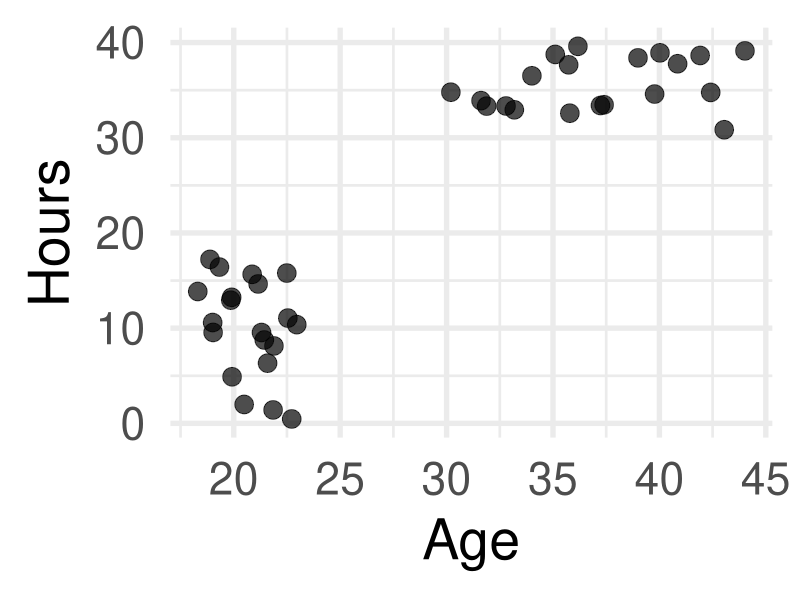
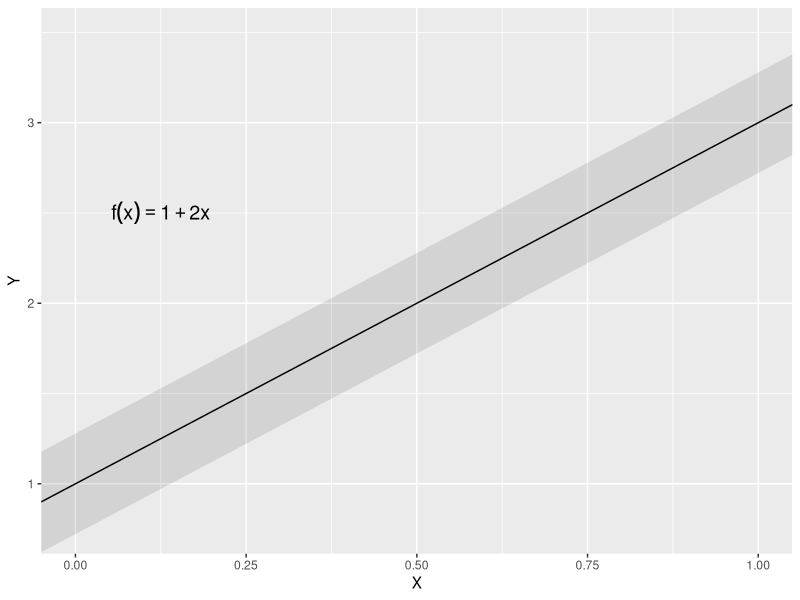
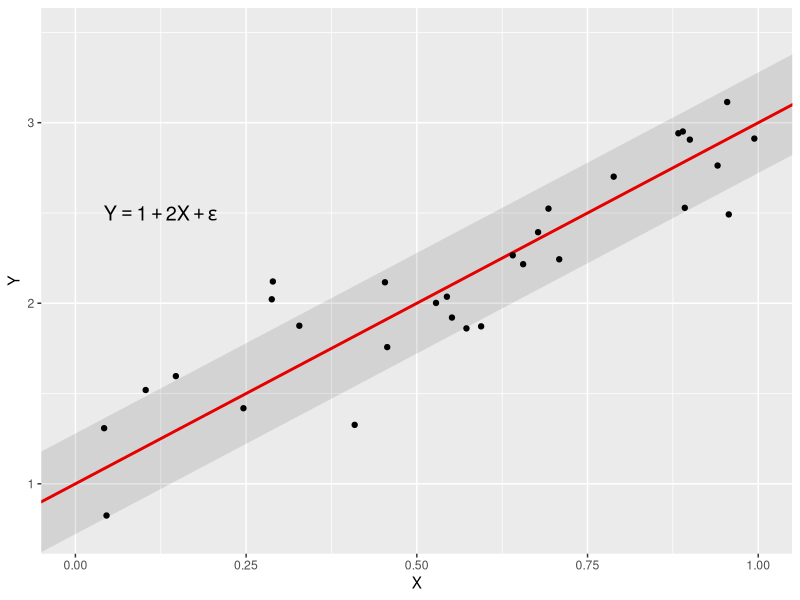
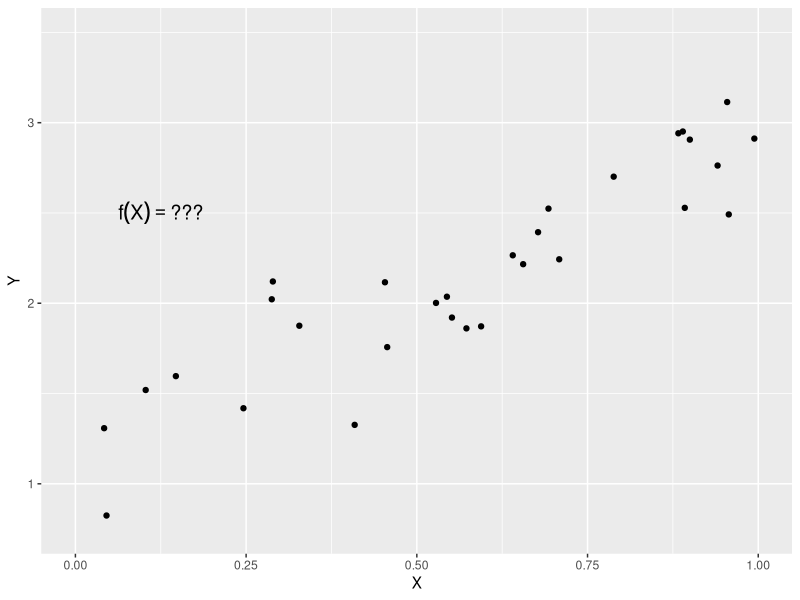
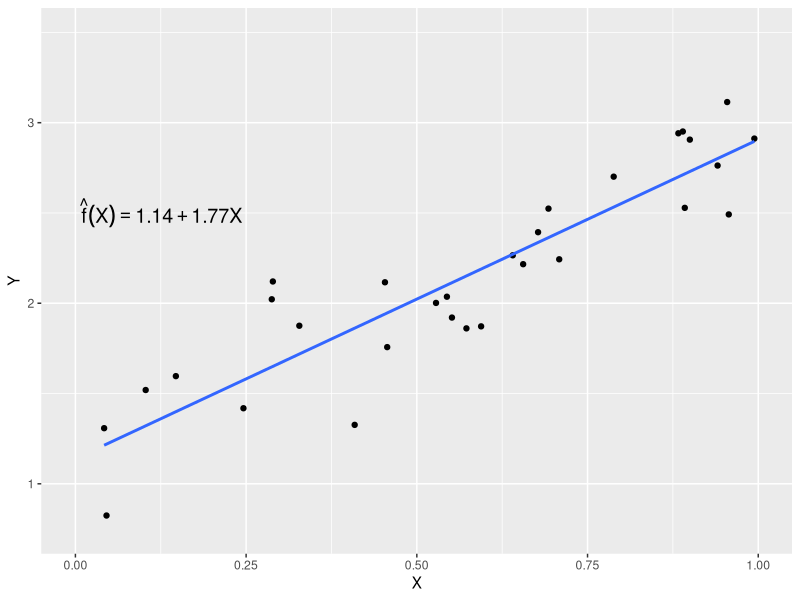
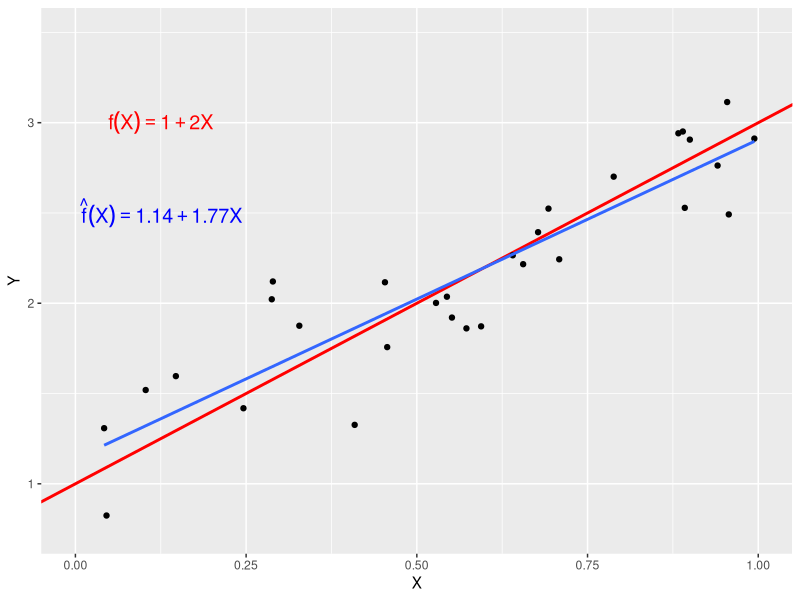
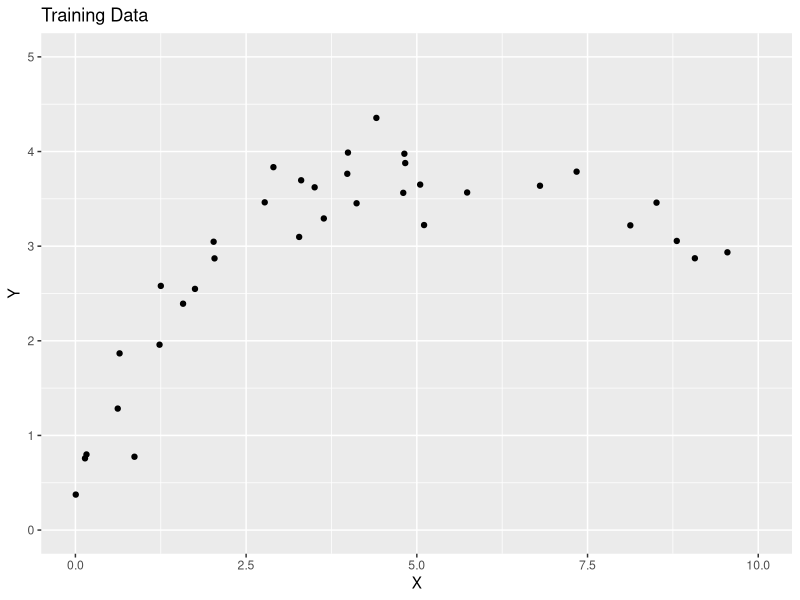
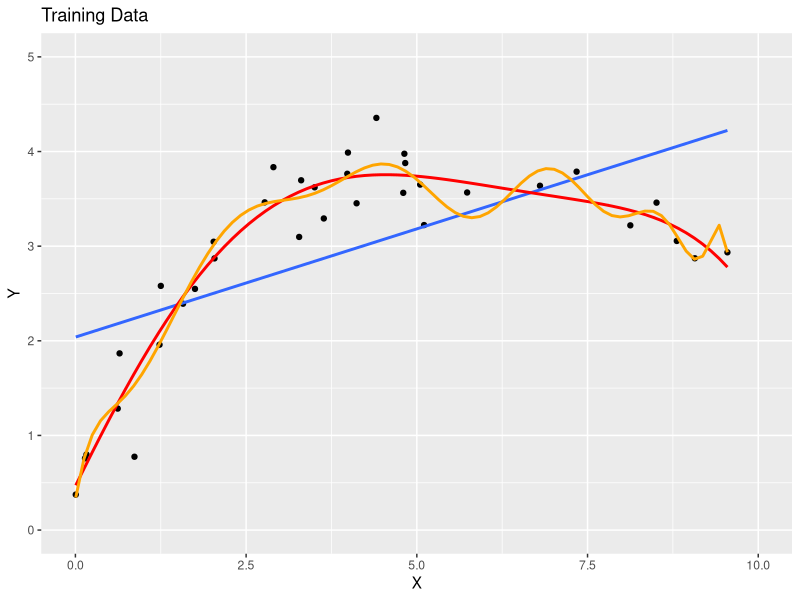

Generate these figures, in order, with R:
## ---- chunk 1
#| include: false
#| warning: false
#| message: false

knitr::opts_chunk$set(echo = TRUE, warning = FALSE, message = FALSE,
                      fig.retina = 3, fig.align = 'center')
library(knitr)
library(tidyverse)
library(palmerpenguins)
## ---- chunk 2
#| fig-asp: 1
#| echo: false
set.seed(1)
data <- data.frame(Age=c(runif(20,18,23),runif(20,30,45)),
                   Hours=c(runif(20,0,20),runif(20,30,40)))
ggplot(data,aes(x=Age,y=Hours))+geom_point(size=6,alpha=0.7)+theme_minimal(base_size=40)
## ---- chunk 3
#| echo: false
set.seed(123)
n <- 30
X = runif(n, 0, 1 )
E = rnorm(n, 0, .25)
Y = 2*X + 1 + E
df<-data.frame(X,Y)

mod <- lm(Y ~ X, data = df)
int <- mod$coefficients[1]
slope <- mod$coefficients[2]
## ---- chunk 4
#| fig-align: 'center'
#| fig-height: 3
#| fig-width: 6
#| out-width: "75%"
#| echo: false
df %>% ggplot(aes(x = X, y = Y)) + geom_abline(slope = 2, intercept = 1) +
  geom_abline(slope = 2, intercept = 1, alpha = .1, size = 30)+
  annotate(geom = "text", x = 0.125, y = 2.5, label = expression(f(x) == 1 + 2*x), size = 5)+
  xlim(c(0,1)) +
  ylim(c(0.75,3.5)) + 
  labs(x = "X", y = "Y")
## ---- chunk 5
#| fig-align: 'center'
#| fig-height: 3
#| fig-width: 6
#| out-width: "75%"
#| echo: false
df %>% ggplot(aes(x = X, y = Y)) + geom_abline(slope = 2, intercept = 1, color = "red", size = 1) +
  geom_abline(slope = 2, intercept = 1, alpha = .1, size = 30)+
  geom_point()+
  annotate(geom = "text", x = 0.125, y = 2.5, label = expression(Y == 1 + 2*X + epsilon), size = 5)+
  xlim(c(0,1)) +
  ylim(c(0.75,3.5))
## ---- chunk 6
#| fig-align: 'center'
#| fig-height: 3
#| fig-width: 6
#| out-width: "75%"
#| echo: false
df %>% ggplot(aes(x = X, y = Y)) +
  # geom_abline(slope = 2, intercept = 1) +
#  geom_abline(slope = 2, intercept = 1, alpha = .1, size = 30)+
  geom_point()+
  annotate(geom = "text", x = 0.125, y = 2.5, label = expression(f(X) == "???"), size = 5)+
  xlim(c(0,1)) +
  ylim(c(0.75,3.5))
## ---- chunk 7
#| fig-align: 'center'
#| fig-height: 3
#| fig-width: 6
#| out-width: "75%"
#| echo: false
df %>% ggplot(aes(x = X, y = Y)) +
  # geom_abline(slope = 2, intercept = 1) +
#  geom_abline(slope = 2, intercept = 1, alpha = .1, size = 30)+
  geom_point()+
  annotate(geom = "text", x = 0.125, y = 2.5, label = expression(hat(f)(X) == 1.14 + 1.77*X), size = 5)+
  geom_smooth(method = "lm", se = F)+
  xlim(c(0,1)) +
  ylim(c(0.75,3.5))
## ---- chunk 8
#| fig-align: 'center'
#| fig-height: 3
#| fig-width: 6
#| out-width: "75%"
#| echo: false
df %>% ggplot(aes(x = X, y = Y)) +
   geom_abline(slope = 2, intercept = 1, color = "red", size = 1) +
#  geom_abline(slope = 2, intercept = 1, alpha = .1, size = 30)+
  geom_point()+
  annotate(geom = "text", x = 0.125, y = 2.5, label = expression(hat(f)(X) == 1.14 + 1.77*X), size = 5, color = "blue")+
  geom_smooth(method = "lm", se = F)+
  annotate(geom = "text", x = 0.125, y = 3, label = expression(f(X) == 1 + 2*X), size = 5, color = "red")+
  xlim(c(0,1)) +
  ylim(c(0.75,3.5))
## ---- chunk 9
#| echo: false
set.seed(11)
X <- runif(35, 0,10)
Y <- -(1/10)*(X-1)*(X-10)+2 + rnorm(35, 0, 0.5)
my_df <- data.frame(X,Y)
## ---- chunk 10
#| echo: false
g_train_pts <- my_df %>% ggplot(aes(x = X, y = Y))+labs(title = "Training Data") +
  geom_point()+
  xlim(c(0,10))+
  ylim(c(0,5))
g_train_pts
## ---- chunk 11
#| echo: false
g_train <- my_df %>% ggplot( aes(x = X, y = Y)) + geom_point() +
  labs(title = "Training Data") +
  geom_smooth( method = "lm" , se = FALSE) +
  geom_smooth( method = "lm" ,formula = y ~ poly(x, 5), se = FALSE, color = "red")+
    geom_smooth( method = "lm" ,formula = y ~ poly(x, 15), se = FALSE, color = "orange")+  xlim(c(0,10))+
  ylim(c(0,5))

g_train
## ---- chunk 12
lin_mod <- lm(Y ~ X, data = my_df)
lin_pred_train <- predict(lin_mod, my_df)

quintic_mod <- lm(Y ~ poly(X, degree = 5), data = my_df)
quintic_pred_train <- predict(quintic_mod, my_df)

poly_mod <- lm(Y ~ poly(X, degree = 15), data = my_df)
poly_pred_train <- predict(poly_mod, my_df)

get_MSE <- function(actual, pred){
  mean((actual - pred)^2)
}

lin_mse_train <- get_MSE(my_df$Y, lin_pred_train)
quintic_mse_train <- get_MSE(my_df$Y, quintic_pred_train)
poly_mse_train <- get_MSE(my_df$Y, poly_pred_train)
## ---- chunk 13
data.frame(
  model = c("Linear", "Quintic", "Poly"),
  MSE = c(lin_mse_train, quintic_mse_train, poly_mse_train)
)
## ---- chunk 14
#| echo: false
set.seed(1111)
X_test <- runif(15, 0,10)
Y_test <- -(1/10)*(X_test-1)*(X_test-10)+2 + rnorm(15, 0, 0.5)
test_df <- data.frame(X = X_test, Y = Y_test)
## ---- chunk 15
#| fig-height: 6
#| fig-width: 10
#| out-width: "90%"
#| echo: false
library(gridExtra)
g_test_pts <-  ggplot( ) +
  geom_point(data = test_df, aes(x = X, y = Y))+labs(title = "Test Data")+  xlim(c(0,10))+
  ylim(c(0,5))
  #geom_smooth(data = scores, aes(x= mid, y = final), method = "lm" , se = FALSE) +
  #geom_smooth(data = scores, aes(x= mid, y = final),  method = "lm" ,formula = y ~ poly(x, 3), se = FALSE, color = "red")
grid.arrange(g_train_pts, g_test_pts, ncol = 2)
## ---- chunk 16
#| echo: false
 g_test <- ggplot( ) +
  geom_point(data = test_df, aes(x = X, y = Y))+labs(title = "Test Data")+
  geom_smooth(data = my_df, aes(x= X, y = Y), method = "lm" , se = FALSE) +
  geom_smooth(data = my_df, aes(x= X, y = Y),  method = "lm" ,formula = y ~ poly(x, 5), se = FALSE, color = "red") +
  geom_smooth(data = my_df, aes(x= X, y = Y),  method = "lm" ,formula = y ~ poly(x, 15), se = FALSE, color = "orange")+  xlim(c(0,10))+
  ylim(c(0,5))

g_test
## ---- chunk 17
lin_mod <- lm(Y ~ X, data = my_df)
lin_pred <- predict(lin_mod, test_df)

quintic_mod <- lm(Y ~ poly(X, degree = 5), data = my_df)
quintic_pred <- predict(quintic_mod, test_df)

poly_mod <- lm(Y ~ poly(X, degree = 15), data = my_df)
poly_pred <- predict(poly_mod, test_df)

get_MSE <- function(actual, pred){
  mean((actual - pred)^2)
}

lin_mse <- get_MSE(test_df$Y, lin_pred)
quintic_mse <- get_MSE(test_df$Y, quintic_pred)
poly_mse <- get_MSE(test_df$Y, poly_pred)
## ---- chunk 18
data.frame(
  model = c("Linear", "Quintic", "Poly"),
  MSE = c(lin_mse, quintic_mse, poly_mse)
)
## ---- chunk 19
#| fig-height: 6
#| fig-width: 10
#| echo: false
#| out-width: "90%"
grid.arrange(g_train, g_test, ncol = 2)
## ---- chunk 20
#| echo: false
data.frame(model = c("Linear", "Quintic", "Poly"), 'Train MSE' = c(lin_mse_train, quintic_mse_train, poly_mse_train), 'Test MSE' = c(lin_mse, quintic_mse, poly_mse) ) %>% kable(digits = 3)
## ---- chunk 21
#| fig-height: 6
#| fig-width: 6
#| out-width: "90%"
#| echo: false
cols <- c("1" = "blue", "5" = "red", "15" =  "orange")

data.frame(
  model = c("Linear", "Quintic", "Poly"),
  'Train MSE' = c(lin_mse_train, quintic_mse_train, poly_mse_train),
  'Test MSE' = c(lin_mse, quintic_mse, poly_mse),
  flexibility = c(1, 5, 15)) %>%
  select(-model) %>%
  pivot_longer(!flexibility, names_to = "Set", values_to = "MSE") %>%
  ggplot(aes(x = flexibility, y = MSE, linetype = Set)) +
  geom_point(aes(color = as.factor(flexibility)) , size = 2, show.legend = F) +
  geom_smooth(se = F, color = "black") +
  scale_color_manual(values = cols)+
  labs(color = NULL, title = "Model Flexibility vs MSE")+
  geom_hline(yintercept = 0.25, color = "darkgray", size = 1) +
  annotate(geom = "text", label = "Irreducible Error", y = .35, x = 12) +
  theme(legend.position = "bottom")
## ---- chunk 22
#| out-width: "80%"
#| echo: false
flexibility <- 1:10
Irreducible <- 1
Var <- 1.5^flexibility/15

Bias_sq <- .5^flexibility*2+.25

MSE <- Bias_sq + Var + Irreducible

data.frame(flexibility, Var, Bias_sq, MSE) %>% pivot_longer(!flexibility, names_to = "Component", values_to = "Size") %>%
  ggplot(aes(x = flexibility, y = Size, color = Component)) +
  geom_point(size = 2)+
  geom_line(size = 1)+
  geom_hline(color = "darkgray", yintercept = 1)+
  annotate(geom = "text", label = "Irreducible Error", x = 9, y = 1.25, size = 3) +
  labs(title = "Bias-Variance Trade-off",
       x = "Flexibility",
       y = NULL,
       color = NULL)
